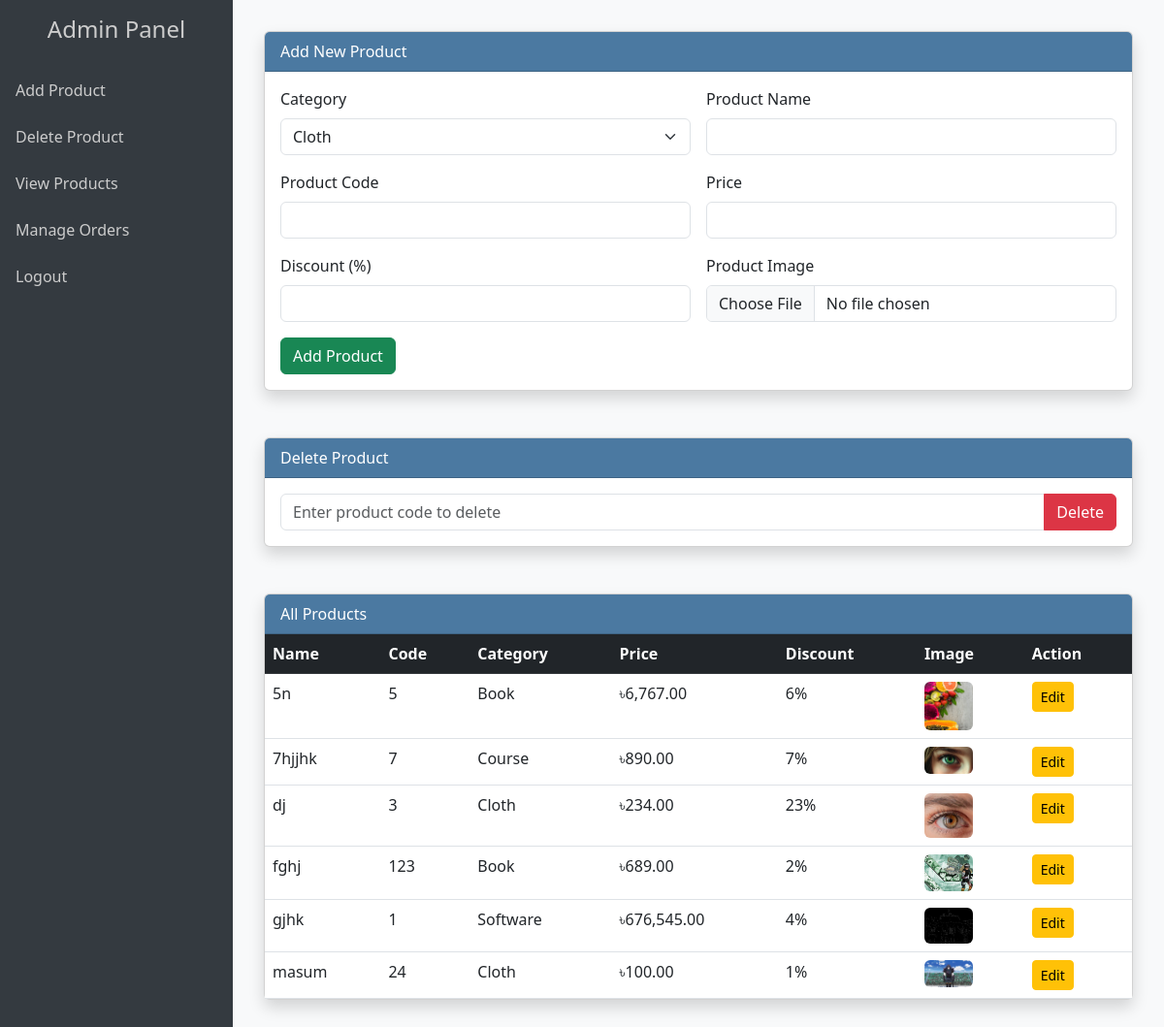
Screenshot of /admin.php (signed in) with the database file from the repository.
### tables this page shows
CREATE TABLE `product` (
  `id` int(10) UNSIGNED NOT NULL,
  `code` varchar(100) NOT NULL,
  `name` varchar(255) NOT NULL,
  `category` varchar(50) NOT NULL,
  `price` decimal(10,2) NOT NULL,
  `discount` int(11) DEFAULT 0,
  `image` varchar(255) DEFAULT NULL
);

### admin.php (the view, shortened to what this page needs)
    <?php
$servername = "localhost";
$dbuser     = "root";
$dbpass     = "";
$dbname     = "shop_db";
$conn = new mysqli($servername, $dbuser, $dbpass, $dbname);
?>
<!DOCTYPE html>
<html lang="en">
<head>
  <link href="https://cdn.jsdelivr.net/npm/bootstrap@5.3.0/dist/css/bootstrap.min.css" rel="stylesheet" />
  <link rel="stylesheet" href="https://cdnjs.cloudflare.com/ajax/libs/animate.css/4.1.1/animate.min.css" />
</head>
<body>
<nav class="sidebar animate__animated animate__fadeInLeft">
  <h4 class="text-center mb-4">Admin Panel</h4>
  <a href="#add">Add Product</a>
  <a href="#delete">Delete Product</a>
  <a href="#view">View Products</a>
  <a href="admin_orders.php">Manage Orders</a>
  <a href="admin_logout.php">Logout</a>
</nav>
<div class="main">
  <section id="add" class="mb-5">
    <div class="card shadow animate__animated animate__fadeInUp">
      <div class="card-header">Add New Product</div>
      <div class="card-body">
        <form method="POST" enctype="multipart/form-data">
          <div class="row g-3">
            <div class="col-md-6">
              <label class="form-label">Category</label>
            <select name="category" class="form-select" required>
              <option>Cloth</option>
            </select>
            </div>
            <div class="col-md-6">
              <label class="form-label">Product Name</label>
              <input name="product_name" class="form-control" required>
            </div>
            <div class="col-md-6">
              <label class="form-label">Product Code</label>
              <input name="product_code" class="form-control" required>
            </div>
            <div class="col-md-6">
              <label class="form-label">Price</label>
              <input name="price" type="number" step="0.01" class="form-control" required>
            </div>
            <div class="col-md-6">
              <label class="form-label">Discount (%)</label>
              <input name="discount" type="number" class="form-control">
            </div>
            <div class="col-md-6">
              <label class="form-label">Product Image</label>
              <input name="image" type="file" class="form-control" accept="image/*" required>
            </div>
          </div>
          <button name="add_product" class="btn btn-success mt-3">Add Product</button>
        </form>
      </div>
    </div>
  </section>
  <section id="delete" class="mb-5">
    <div class="card shadow animate__animated animate__fadeInUp" style="animation-delay: .2s;">
      <div class="card-header">Delete Product</div>
      <div class="card-body">
        <form method="POST" action="admin.php#delete">
          <div class="input-group">
            <input
              name="product_code"
              type="text"
              class="form-control"
              placeholder="Enter product code to delete"
              required
            />
            <button
              name="delete_product"
              class="btn btn-danger"
              type="submit"
            >
              Delete
            </button>
          </div>
        </form>
      </div>
    </div>
  </section>
  <section id="view">
    <div class="card shadow animate__animated animate__fadeInUp" style="animation-delay: .4s;">
      <div class="card-header">All Products</div>
      <div class="card-body p-0">
        <div class="table-responsive">
          <table class="table table-hover mb-0">
            <thead class="table-dark">
              <tr>
                <th>Name</th>
                <th>Code</th>
                <th>Category</th>
                <th>Price</th>
                <th>Discount</th>
                <th>Image</th>
                <th>Action</th>
              </tr>
            </thead>
            <tbody>
              <?php
              $all = $conn->query("SELECT * FROM product ORDER BY name");
              while ($row = $all->fetch_assoc()):
                  $imgPath = 'assets/uploads/' . htmlspecialchars($row['image']);
              ?>
                <tr>
                  <td><?= htmlspecialchars($row['name']) ?></td>
                  <td><?= htmlspecialchars($row['code']) ?></td>
                  <td><?= htmlspecialchars($row['category']) ?></td>
                  <td>৳<?= number_format($row['price'], 2) ?></td>
                  <td><?= intval($row['discount']) ?>%</td>
                  <td>
                    <img
                      src="<?= $imgPath ?>"
                      alt="<?= htmlspecialchars($row['name']) ?>"
                      width="50"
                      class="rounded"
                    />
                  </td>
                  <td>
                    <a
                      href="edit_product.php?id=<?= urlencode($row['code']) ?>"
                      class="btn btn-sm btn-warning"
                    >
                      Edit
                    </a>
                  </td>
                </tr>
              <?php endwhile; ?>
            </tbody>
          </table>
        </div>
      </div>
    </div>
  </section>
</div>
</body>
</html>

### admin.php (style rules this page uses)
body { overflow-x: hidden; background: #f8f9fa; }
.sidebar { width: 240px; position: fixed; top: 0; bottom: 0; background: #343a40; color: #ccc; padding-top: 1rem; }
.sidebar a { color: #ccc; padding: .75rem 1rem; display: block; text-decoration: none; }
.main { margin-left: 240px; padding: 2rem; }
.card-header { background: #4b79a1; color: #fff; }

### rows the page displays
product: name "5n", code "5", category "Book", price "6,767.00", discount "6", image (picture)
product: name "7hjjhk", code "7", category "Course", price "890.00", discount "7", image (picture)
product: name "dj", code "3", category "Cloth", price "234.00", discount "23", image (picture)
product: name "fghj", code "123", category "Book", price "689.00", discount "2", image (picture)
product: name "gjhk", code "1", category "Software", price "676,545.00", discount "4", image (picture)
product: name "masum", code "24", category "Cloth", price "100.00", discount "1", image (picture)
